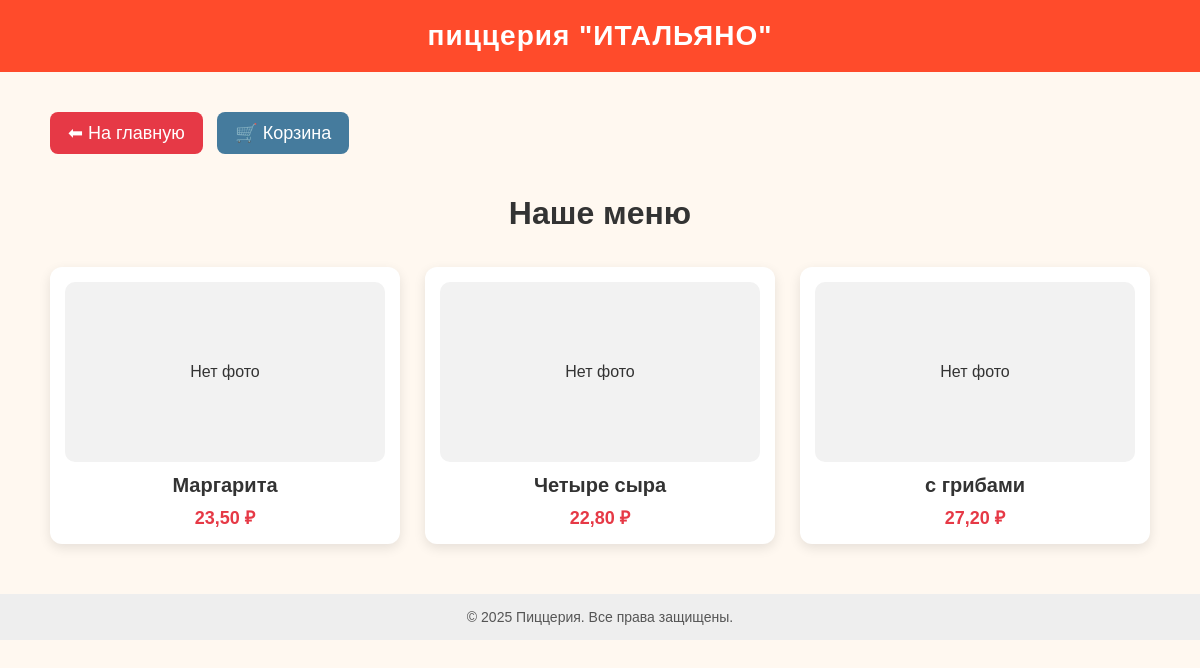
The app's page /menu/ with its own data.
### pizzeria/models.py (models this page shows, shortened)
class Pizza(models.Model):
    name = models.CharField(max_length=100, unique=True, verbose_name='Название')
    image = models.ImageField(upload_to='pizzas/', blank=True, null=True, verbose_name='Фото')
    ingredients = models.TextField(verbose_name='Состав')
    price = models.DecimalField(max_digits=7, decimal_places=2, verbose_name='Цена')
    slug = models.SlugField(unique=True, blank=True, null=True)

### pizzeria/views.py (the view)
# urls.py: path('menu/', views.menu_view, name='menu'),
def menu_view(request):
    pizzas = Pizza.objects.all()
    return render(request, 'pizzeria/menu.html', {'pizzas': pizzas})

### pizzeria/templates/pizzeria/menu.html (shortened to what this page needs)
{% extends "pizzeria/base.html" %}
{% block content %}
<div class="menu-wrapper">
    <a href="{% url 'home' %}"
       style="
           display:inline-block;
           margin-bottom:20px;
           padding:10px 18px;
           background:#e63946;
           color:white;
           border-radius:8px;
           text-decoration:none;
           font-size:18px;
       ">
        ⬅ На главную
    </a>
    <a href="{% url 'cart' %}"
   style="
       display:inline-block;
       padding:10px 18px;
       background:#457b9d;
       color:white;
       border-radius:8px;
       text-decoration:none;
       font-size:18px;
       margin-left:10px;
   ">
    🛒 Корзина
</a>
    <h1 style="text-align:center; font-size:32px; margin-bottom:35px;">
        Наше меню
    </h1>
    <div class="menu-grid">
        {% for pizza in pizzas %}
        <a href="{% url 'pizza_detail' pizza.slug %}" class="pizza-card">
            {% if pizza.image %}
                <img src="{{ pizza.image.url }}" alt="{{ pizza.name }}" class="pizza-img">
            {% else %}
                <div class="pizza-img" style="background:#f2f2f2; display:flex; align-items:center; justify-content:center;">
                    Нет фото
                </div>
            {% endif %}
            <div class="pizza-name">{{ pizza.name }}</div>
            <div class="pizza-price">{{ pizza.price }} ₽</div>
        </a>
        {% endfor %}
    </div>
</div>
{% endblock %}

### pizzeria/templates/pizzeria/base.html (style rules this page uses)
body { margin: 0; padding: 0; font-family: "Arial", sans-serif; background: #fff8f0; color: #333; }

### pizzeria/templates/pizzeria/menu.html (style rules this page uses)
.menu-wrapper { max-width: 1100px; margin: 40px auto; }
.menu-grid { display: grid; grid-template-columns: repeat(auto-fill, minmax(260px, 1fr)); gap: 25px; }
.pizza-card { background: white; border-radius: 12px; padding: 15px; text-align: center; box-shadow: 0 4px 12px rgba(0,0,0,0.1); transition: 0.3s; text-decoration: none; color: inherit; }
.pizza-img { width: 100%; height: 180px; object-fit: cover; border-radius: 10px; margin-bottom: 12px; }
.pizza-name { font-size: 20px; font-weight: bold; margin-bottom: 8px; }
.pizza-price { font-size: 18px; color: #e63946; font-weight: bold; }

### records on screen
Pizza: image "Нет фото", name "Маргарита", price "23,50"
Pizza: image "Нет фото", name "Четыре сыра", price "22,80"
Pizza: image "Нет фото", name "с грибами", price "27,20"
